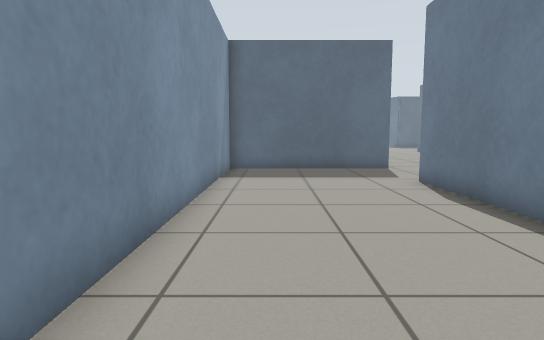
[1] (above)

19 first-person views from a walk through a world built for the Gazebo simulator. The camera is 0.72 m above the floor, tilts 6° down and sees 75° across. The floor is counted in squares, 0.5 m on a side. Each view is taken from the middle of a square. On the plan, view 1 faces up. The plan holds only what a view shows up to about 15 squares ahead; the rest is blank. The place goes on beyond the plan.

[2]
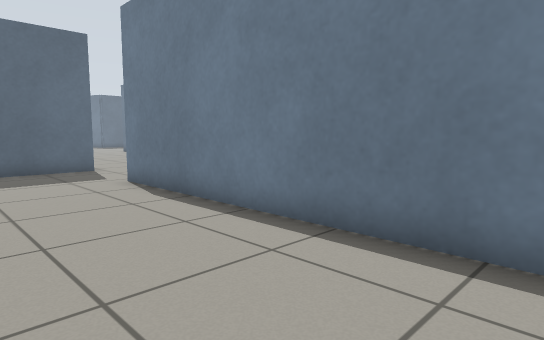

[3]
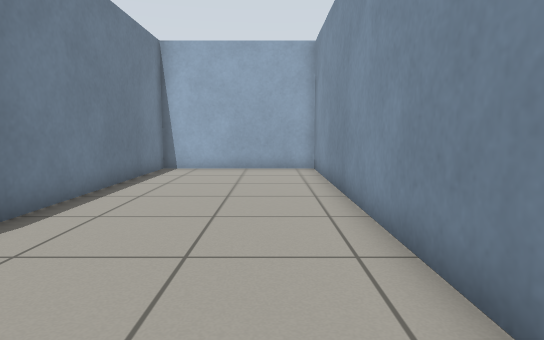

[4]
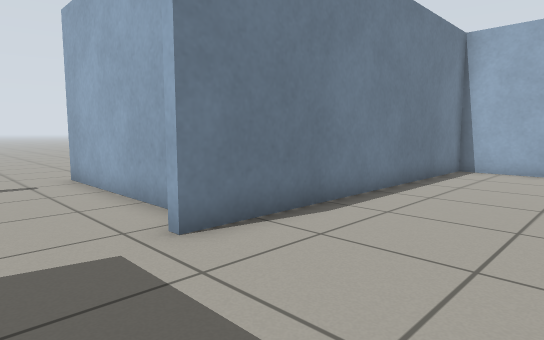

[5]
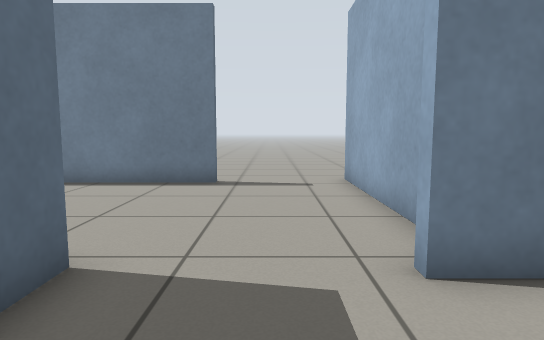

[6]
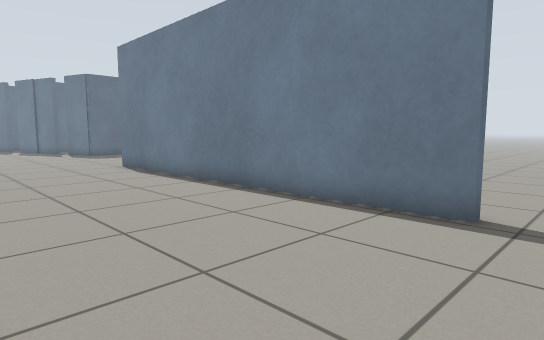

[7]
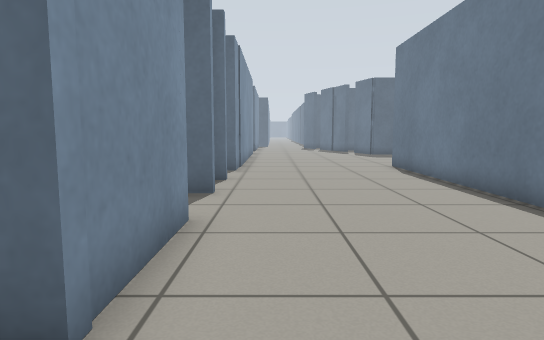

[8]
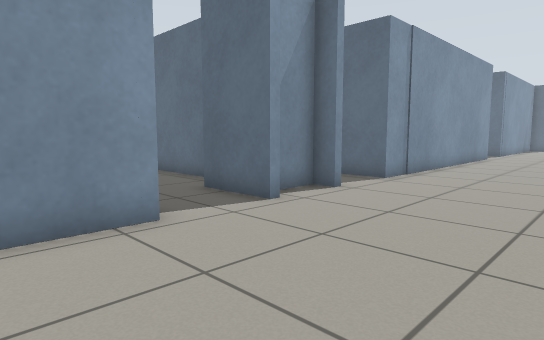

[9]
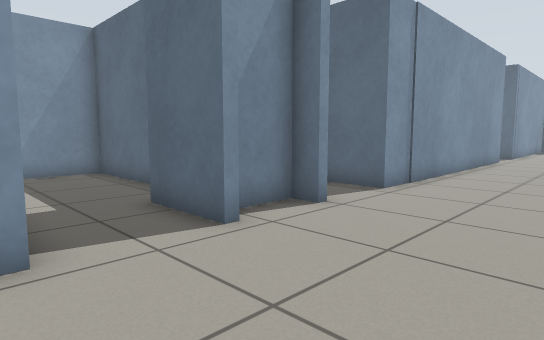

[10]
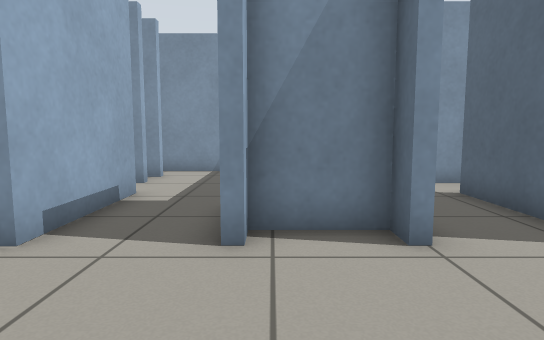

[11]
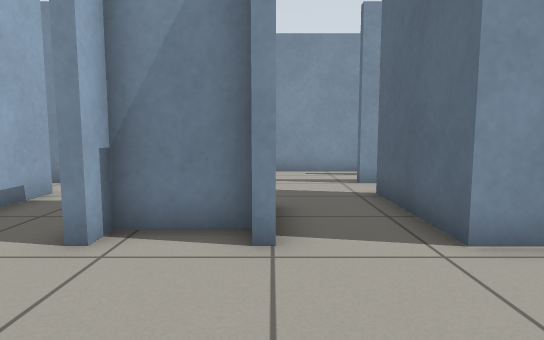

[12]
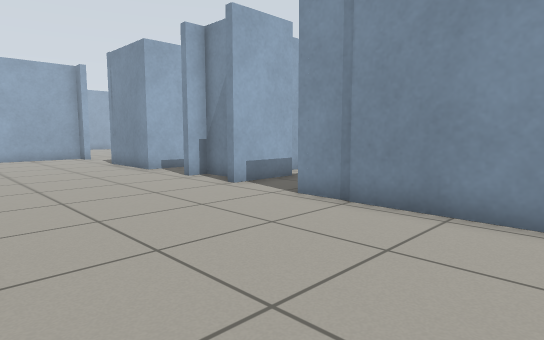

[13]
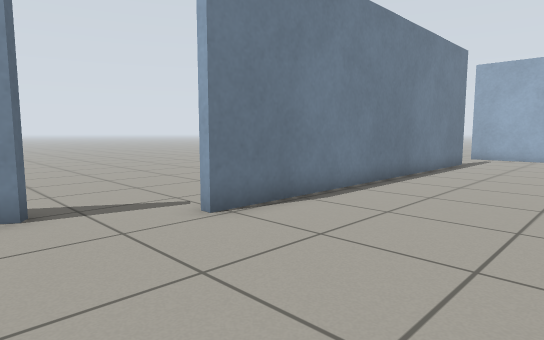

[14]
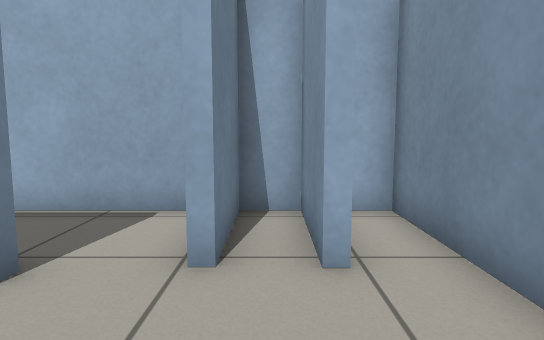

[15]
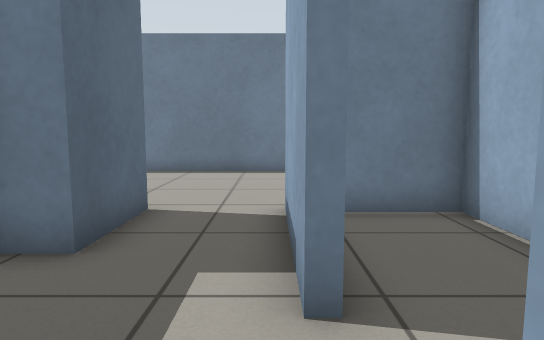

[16]
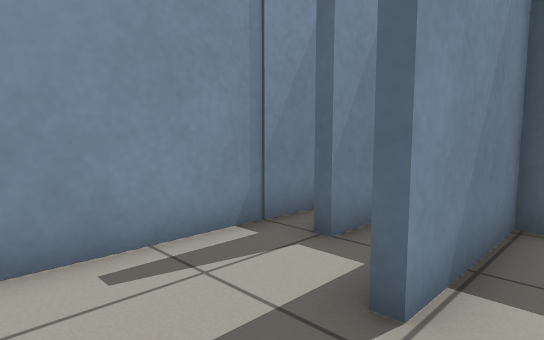

[17]
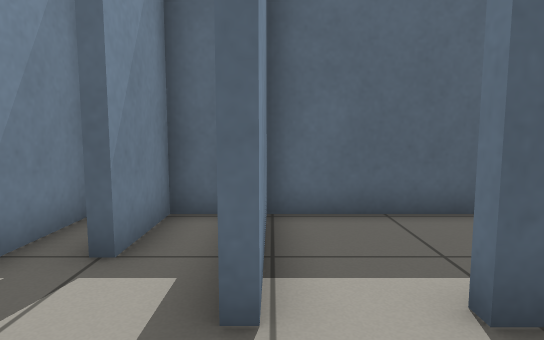

[18]
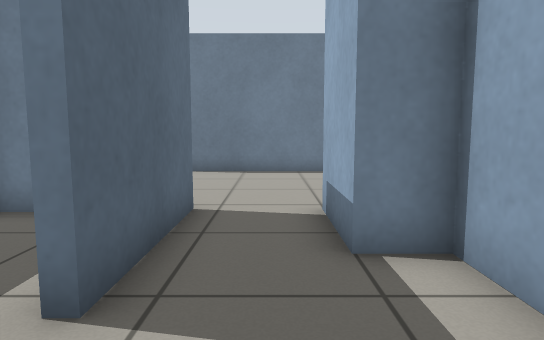

[19]
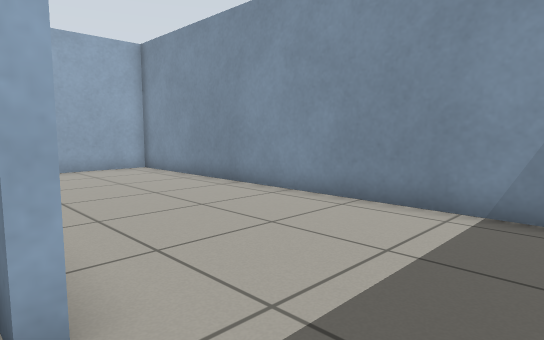

### Floor plan
Ten units are one square. View 1 is at (0, 0); x grows to the right and y downward. Boxes are objects, and circles mark ways between rooms. Rooms are numbered by the first view taken in them; rooms with no view inside come last. Other rooms are left out.
<svg viewBox="-47 -320 167 337">
<path fill="none" stroke="#000" d="M46 -142 -17 -142 -17 12 44 12 44 -105 46 -105M46 -207 46 -203 21 -203 21 -212M39 -228 39 -207M4 -216 -6 -216M4 -218 21 -218 21 -230 46 -230M5 -178 46 -178 46 -142M112 -136 112 -274M46 -315 46 -255 6 -255M60 -97 115 -97M-25 -174 -25 -146 -14 -146 -14 -173 -11 -173M-6 -216 -42 -216 -42 -146M-11 -255 -15 -255M-19 -292 -28 -292 -28 -269M-42 -290 -42 -231M6 -255 6 -259M26 -292 -11 -292 -11 -255M44 -282 44 -290"/>
<circle cx="47" cy="-120" r="3" fill="#2a7"/>
<circle cx="-10" cy="-195" r="3" fill="#2a7"/>
<circle cx="-10" cy="-240" r="3" fill="#2a7"/>
<circle cx="0" cy="-260" r="3" fill="#2a7"/>
<text x="10" y="-70">1</text>
<text x="70" y="-210">2</text>
<text x="-20" y="-190">3</text>
<text x="-20" y="-250">4</text>
<text x="10" y="-270">5</text>
</svg>
Room 1 opens to room 2. Room 2 opens to room 3. Room 2 opens to room 4. Room 2 opens to room 5.

Where each view was taken, in squares from view 1:
view 1: 0 up, 0 right, facing up
view 2: 0 up, 0 right, facing up-right
view 3: 13 up, 0 right, facing down
view 4: 13 up, 0 right, facing down-right
view 5: 12 up, 1 right, facing right
view 6: 12 up, 5 right, facing up-right
view 7: 12 up, 6 right, facing up
view 8: 15 up, 10 right, facing up-left
view 9: 17 up, 9 right, facing up-left
view 10: 21 up, 9 right, facing left
view 11: 23 up, 9 right, facing left
view 12: 31 up, 11 right, facing down-left
view 13: 31 up, 6 right, facing down-right
view 14: 21 up, 2 left, facing down
view 15: 18 up, 2 left, facing right
view 16: 23 up, 0 right, facing up-left
view 17: 23 up, 1 left, facing up
view 18: 24 up, 2 left, facing right
view 19: 13 up, 5 right, facing down-left
